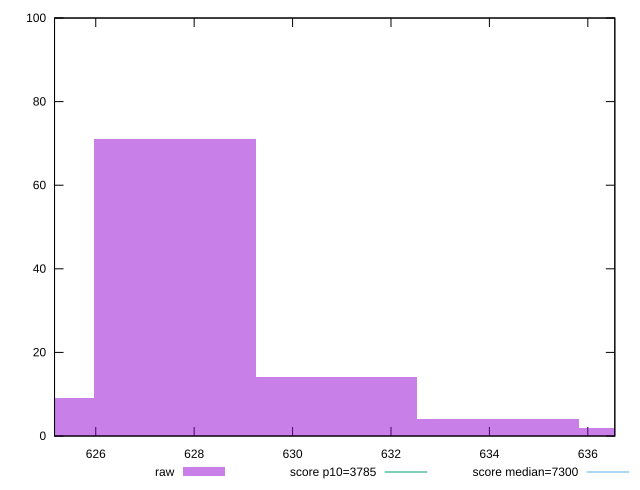

Generate this figure with gnuplot:
reset

$raw <<EOF
637.4642175994259 2
624.3206254839738 9
627.6065235128368 71
630.8924215416998 14
634.1783195705628 4
EOF

set key outside below
set boxwidth 3.28589802886302
set xrange [625.16225:636.54885]
set yrange [0:100]
set trange [0:100]
set style fill transparent solid 0.5 noborder

set parametric
set terminal svg size 640, 490 enhanced background rgb 'white'
set output "report_00008_2021-01-22T20:58:29.167/interactive/samples/empty/raw/histogram.svg"

plot $raw title "raw" with boxes, \
     3785,t title "score p10=3785", \
     7300,t title "score median=7300"

reset
